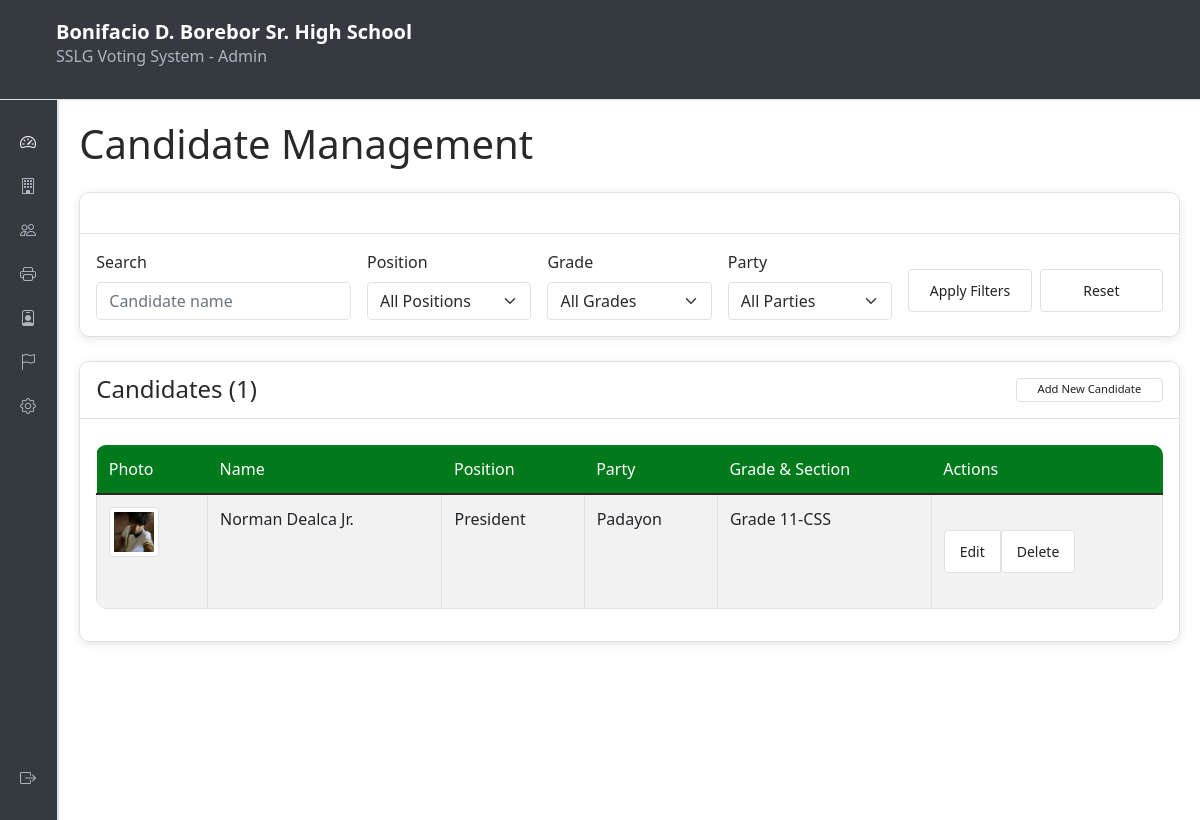
Page /admin/candidates.php (signed in) on the earlier database version.
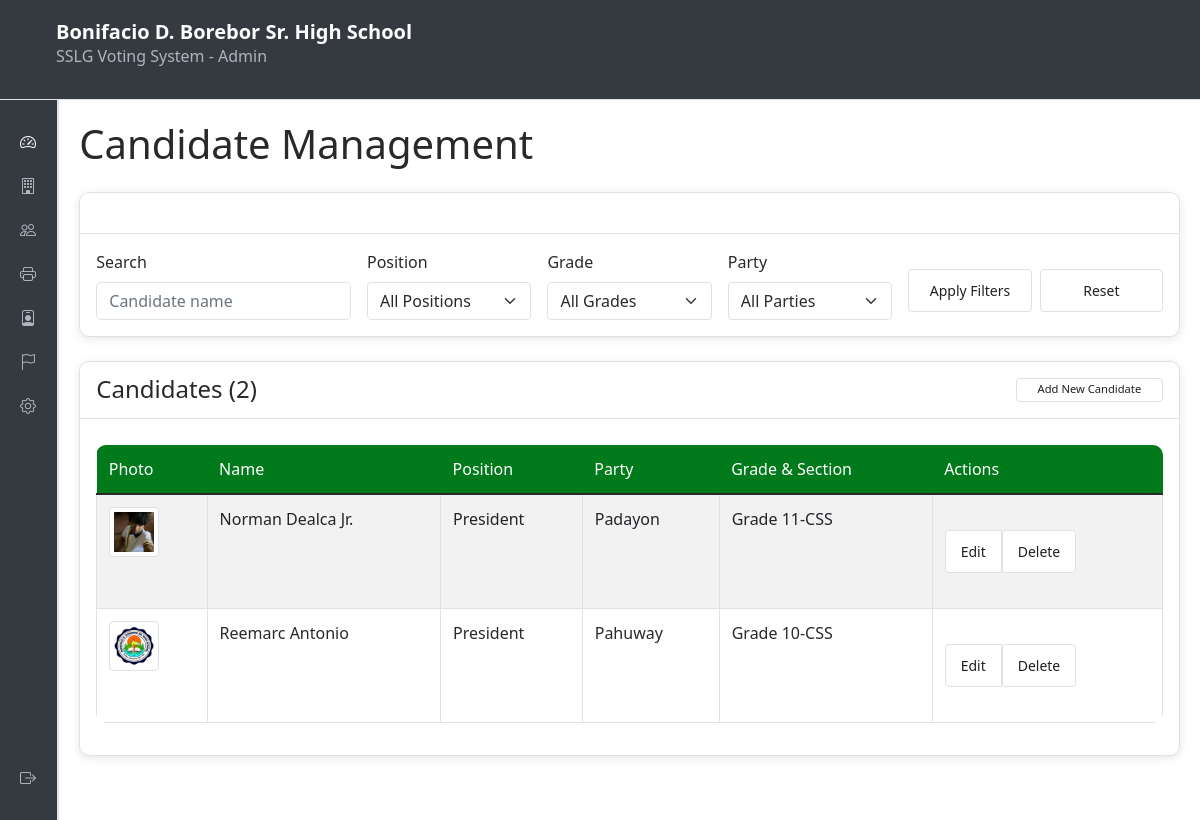
Same page on the later database version.
### tables this page shows
CREATE TABLE candidates (
            id INTEGER PRIMARY KEY AUTOINCREMENT,
            name TEXT NOT NULL,
            position TEXT NOT NULL,
            party TEXT,
            section TEXT,
            photo TEXT,
            is_active INTEGER NOT NULL DEFAULT 1,
            created_at TEXT DEFAULT CURRENT_TIMESTAMP,
            updated_at TEXT DEFAULT CURRENT_TIMESTAMP,
            grade TEXT
        , manifesto TEXT DEFAULT NULL);

### admin/candidates.php (the view, shortened to what the changed rows need)
<?php
$db = getDBConnection();
$query = "SELECT * FROM candidates WHERE 1=1";
$params = [];
$query .= " ORDER BY position, name";
$stmt = $db->prepare($query);
$stmt->execute($params);
$candidates = $stmt->fetchAll();
include '../includes/admin_header.php';
include '../includes/admin_sidebar.php';
?>
<div class="admin-content">
    <h1 class="mb-4">Candidate Management</h1>
    <div class="card">
        <div class="card-header d-flex justify-content-between align-items-center">
            <h4 class="mb-0">Candidates (<?php echo count($candidates); ?>)</h4>
            <button type="button" class="btn btn-primary btn-sm" style="font-size:.7rem;padding:.15rem .9rem;width:9.2rem;" data-bs-toggle="modal" data-bs-target="#candidateModal" title="Making New Candidate">Add New Candidate</button>
        </div>
        <div class="card-body">
            <div class="table-responsive">
                <table class="table table-striped">
                    <thead>
                        <tr>
                            <th>Photo</th>
                            <th>Name</th>
                            <th>Position</th>
                            <th>Party</th>
                            <th>Grade & Section</th>
                            <th>Actions</th>
                        </tr>
                    </thead>
                    <tbody>
                        <?php foreach ($candidates as $candidate): ?>
                            <tr>
                                <td>
                                    <?php if ($candidate['photo']): ?>
                                        <img src="../<?php echo htmlspecialchars($candidate['photo']); ?>" class="img-thumbnail" style="width: 50px; height: 50px; object-fit: cover;">
                                    <?php else: ?>
                                        <div class="bg-light text-center" style="width: 50px; height: 50px; border-radius: 5px; display: flex; align-items: center; justify-content: center;">
                                            <span class="text-muted">N/A</span>
                                        </div>
                                    <?php endif; ?>
                                </td>
                                <td><?php echo htmlspecialchars($candidate['name']); ?></td>
                                <td><?php echo htmlspecialchars($candidate['position']); ?></td>
                                <td><?php echo htmlspecialchars($candidate['party'] ?? 'Independent'); ?></td>
                                <td><?php echo htmlspecialchars('Grade ' . $candidate['grade'] . '-' . $candidate['section']); ?></td>
                                <td>
                                    <div class="btn-group btn-group-sm">
                                        <button type="button" class="btn btn-outline-primary btn-sm edit-candidate-btn" data-candidate='<?php echo htmlspecialchars(json_encode($candidate), ENT_QUOTES); ?>'>Edit</button>
                                        <form method="POST" class="d-inline" onsubmit="return confirm('Are you sure you want to delete this candidate?')">
                                            <button type="submit" class="btn btn-outline-danger btn-sm">Delete</button>
                                        </form>
                                    </div>
                                </td>
                            </tr>
                        <?php endforeach; ?>
                    </tbody>
                </table>
            </div>
        </div>
    </div>
</div>
<?php include __DIR__ . '/../includes/admin_footer.php'; ?>

Differences in the rows shown:
added candidates: photo (picture), name "Reemarc Antonio", position "President", party "Pahuway", grade+section "Grade 10-CSS"
Other differences:
count($candidates): "1" → "2"
